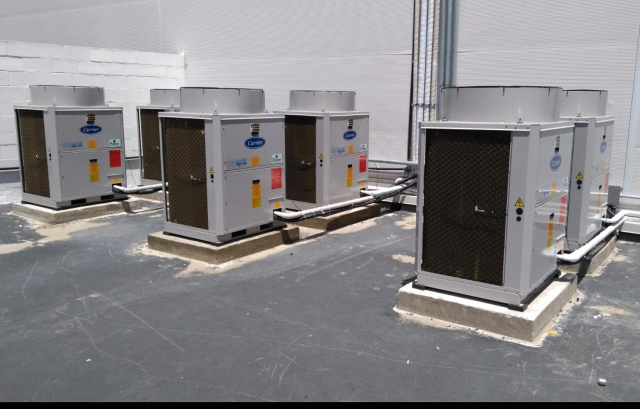
#> input picture tools/fotos-originais/p-hero-3-condensadoras-piso.jpg, 1280 x 817 px, given in place of logo-branca.png, which was not available (shown at 1/2 size)
$ python marca_dagua.py
#> lines starting #> are read from the running program, lines starting #| are printed output that depends on the picture; pictures that were not available may be replaced by others from this repository, and a replacement may not be noted
#!/usr/bin/env python3
"""Carimba a logo como marca d'água nas fotos do carrossel de equipamentos.

Lê os arquivos limpos de tools/fotos-originais/ e grava a versão carimbada
por cima do mesmo nome em assets/. Sempre parte do original, então dá pra
rodar de novo à vontade pra ajustar tamanho ou opacidade sem carimbar duas
vezes. Os originais ficam em tools/ de propósito: o Dockerfile copia só
*.html e assets/, então a foto sem marca não vai parar no ar.

    python3 tools/marca_dagua.py

O carrossel mostra a foto num card 4/3 com object-fit:cover, ou seja, boa
parte da foto original nunca aparece: as deitadas perdem as laterais, as em
pé perdem o topo e a base, e o quanto perde de cada lado sai do
object-position. A marca é posicionada dentro do que sobra, senão ela cai
justo no pedaço cortado.
"""

from pathlib import Path

from PIL import Image

RAIZ = Path(__file__).resolve().parent.parent
ORIGINAIS = RAIZ / "tools" / "fotos-originais"
DESTINO = RAIZ / "assets"
LOGO = RAIZ / "assets" / "logo-branca.png"

CARD = 4 / 3              # .card img { aspect-ratio:4/3 }
# Fotos que não vão pro card 4/3 da galeria: a mosaico de "Manutenção com
# medição" é 3/4 (.manut__fotos img { aspect-ratio:3/4 }). Sem isto o script
# calcularia a área visível como se fosse cortada em 4/3, e a marca cairia no
# lugar errado numa foto que na verdade aparece quase inteira.
CARD_POR_FOTO = {
    "p-manutencao-pressao-eletrica.jpg": 3 / 4,
    "p-manutencao-compressores.jpg": 3 / 4,
    "p-manutencao-temperatura-duto.jpg": 3 / 4,
    "p-manutencao-superaquecimento.jpg": 3 / 4,
    "p-manutencao-quadro-eletrico.jpg": 3 / 4,
}
ZOOM_HOVER = 1.02         # .card:hover img { transform: scale(1.02) }
LARGURA_MARCA = 0.22      # largura da logo, em fração da largura visível
# O respiro sai da MENOR dimensão visível, não da largura: numa foto deitada a
# largura é bem maior que a altura, e uma margem tirada dela deixava a marca
# colada na borda de baixo do card — de longe parecia cortada.
MARGEM = 0.09
OPACIDADE = 0.6
SOMBRA = 0.5              # sombra escura atrás, pra logo branca aguentar foto clara
QUALIDADE = 88

# Espelho do object-position de cada foto no CSS (as regras
# `.card img[src*="..."]` do index.html). Quem não está aqui é `center center`.
# Mudou lá, muda aqui: é esse valor que diz onde a marca não vai ser cortada.
POSICAO = {
    "p-dutos-galpao-2.jpg": (0.5, 0.30),
    "p-vrf-hitachi.jpg": (0.5, 0.45),
    "p-cassete-apartamento.jpg": (0.5, 0.30),
    "p-virotubo-loja.jpg": (0.5, 0.33),
    "p-dutos-isolamento.jpg": (0.60, 0.5),
    "p-cinesercla-plenum.jpg": (0.5, 0.35),
    "p-protecta-difusores.jpg": (0.5, 0.12),
    "p-hu-petrolina-dutos-isolados.jpg": (0.5, 0.15),
    "p-hu-petrolina-dutos-montagem.jpg": (0.5, 0.30),
    "p-protecta-tubulacao-lateral.jpg": (0.5, 0.50),
    "p-protecta-unidade-ar.jpg": (0.5, 0.60),
    "p-protecta-dutos-prumadas.jpg": (0.5, 0.40),
}

# Rodar o script recarimba todas de uma vez, sempre a partir do original limpo
# em tools/fotos-originais/ — nunca por cima de uma foto já carimbada.
FOTOS = [
    "p-dutos-galpao-2.jpg",
    "p-carrier-laje.jpg",
    # a mesma foto do 2º slide da hero, na obra 02 desde 01/10/2026
    "p-cinesercla-condensadoras-bases.jpg",
    # a foto do 1º slide da hero, na obra 03 (Feira de Santana): no card ela
    # precisa da marca no canto do recorte 4/3, não no da hero
    "p-cinesercla-feira-condensadoras.jpg",
    "p-vrf-hitachi.jpg",
    "p-selfcontained.jpg",
    "p-casa-de-maquinas.jpg",
    "p-condensadoras-laje.jpg",
    "p-cassete-apartamento.jpg",
    "p-virotubo-loja.jpg",
    "p-dutos-isolamento.jpg",
    "p-cinesercla-plenum.jpg",
    "p-thermomatic-climatizadores.jpg",
    "p-manutencao-pressao-eletrica.jpg",
    "p-manutencao-compressores.jpg",
    "p-manutencao-temperatura-duto.jpg",
    "p-manutencao-superaquecimento.jpg",
    # 01/10/2026: quinta foto da manutenção, segunda foto da Protecta e as
    # duas do Hospital HU (Petrolina)
    "p-manutencao-quadro-eletrico.jpg",
    "p-protecta-difusores.jpg",
    "p-hu-petrolina-dutos-isolados.jpg",
    "p-hu-petrolina-dutos-montagem.jpg",
    # mais cinco da Protecta (card 11), 01/10/2026
    "p-protecta-tubulacao.jpg",
    "p-protecta-tubulacao-lateral.jpg",
    "p-protecta-unidade-ar.jpg",
    "p-protecta-paineis-mpu.jpg",
    "p-protecta-dutos-prumadas.jpg",
]


def area_visivel(largura, altura, posicao=(0.5, 0.5), card=CARD):
    """Retângulo da foto que de fato aparece no card.

    O card é 4/3 com object-fit:cover (ou 3/4 na mosaico de manutenção,
    via `card=`): a foto cobre o card inteiro e o que não couber é cortado.
    Foto mais larga que o alvo perde as laterais, foto mais alta perde topo
    e base, e o object-position decide de que lado sai o corte. Desconta
    também a folga do zoom do hover, senão a marca encosta na borda quando o
    card cresce.
    """
    if largura / altura > card:       # deitada demais: corta as laterais
        vis_l, vis_a = altura * card, altura
    else:                             # em pé demais: corta topo e base
        vis_l, vis_a = largura, largura / card

    vis_l /= ZOOM_HOVER
    vis_a /= ZOOM_HOVER
    fx, fy = posicao
    return (
        round((largura - vis_l) * fx),
        round((altura - vis_a) * fy),
        round(vis_l),
        round(vis_a),
    )


def carimba(foto, logo, visivel=None, largura_marca=LARGURA_MARCA, margem_rel=MARGEM):
    """Grava a logo no canto inferior direito da área visível da foto."""
    x, y, vis_l, vis_a = visivel or (0, 0, foto.width, foto.height)

    marca_l = round(vis_l * largura_marca)
    marca_a = round(marca_l * logo.height / logo.width)
    marca = logo.resize((marca_l, marca_a), Image.LANCZOS)

    margem = round(min(vis_l, vis_a) * margem_rel)
    pos = (x + vis_l - marca_l - margem, y + vis_a - marca_a - margem)

    alfa = marca.getchannel("A")
    camada = Image.new("RGBA", foto.size, (0, 0, 0, 0))

    # sombra: a mesma silhueta em preto, deslocada 2px, pra marca não sumir
    # quando a foto atrás é clara (forro branco, laje ao sol)
    sombra = Image.new("RGBA", marca.size, (0, 0, 0, 0))
    sombra.putalpha(alfa.point(lambda p: round(p * SOMBRA)))
    camada.paste(sombra, (pos[0] + 2, pos[1] + 2), sombra)

    marca = marca.copy()
    marca.putalpha(alfa.point(lambda p: round(p * OPACIDADE)))
    camada.alpha_composite(marca, pos)

    saida = foto.convert("RGBA")
    saida.alpha_composite(camada)
    return saida.convert("RGB")


def main():
    logo = Image.open(LOGO).convert("RGBA")
    for nome in FOTOS:
        origem = ORIGINAIS / nome
        if not origem.exists():
            raise SystemExit(f"falta o original {origem}")
        foto = Image.open(origem).convert("RGB")
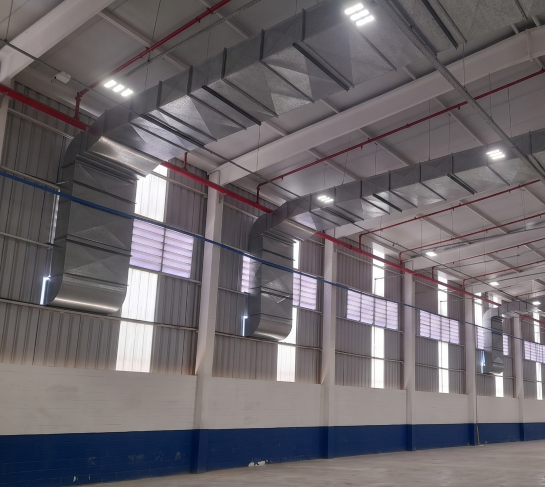
#> input picture tools/fotos-originais/p-dutos-galpao-2.jpg, 1090 x 974 px (shown at 1/2 size)
#> foto is the input picture: PIL image 1090x974 RGB; mean R, G, B 108.3, 102.7, 106.9
        visivel = area_visivel(
            *foto.size, POSICAO.get(nome, (0.5, 0.5)), card=CARD_POR_FOTO.get(nome, CARD)
        )
#> visivel = (11, 52, 1069, 801)
        carimba(foto, logo, visivel).save(
            DESTINO / nome, quality=QUALIDADE, optimize=True, progressive=True
        )
#> in carimba, `marca = logo.resize((marca_l, marca_a), Image.LANCZOS)`:
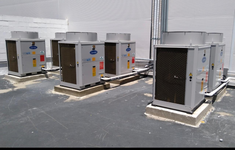
#> marca: PIL image 235x150 RGBA; mean R, G, B, A 135.3, 133.2, 135.3, 255
#> in carimba, `alfa = marca.getchannel("A")`: alfa: PIL image 235x150 L; every value is 255
#> in carimba, `camada = Image.new("RGBA", foto.size, (0, 0, 0, 0))`: camada: PIL image 1090x974 RGBA; every value is 0
#> in carimba, `sombra = Image.new("RGBA", marca.size, (0, 0, 0, 0))`: sombra: PIL image 235x150 RGBA; every value is 0
#> in carimba, `camada.paste(sombra, (pos[0] + 2, pos[1] + 2), sombra)`:
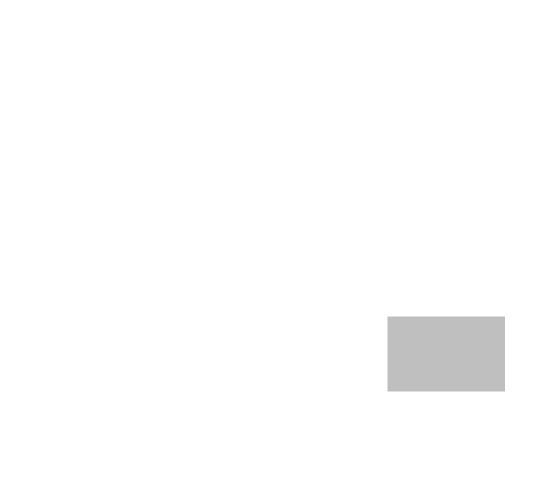
#> camada: PIL image 1090x974 RGBA (shown at 1/2 size); mean R, G, B, A 0, 0, 0, 2.1; transparent parts drawn white
#> in carimba, `marca.putalpha(alfa.point(lambda p: round(p * OPACIDADE)))`:
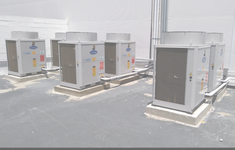
#> marca: PIL image 235x150 RGBA; mean R, G, B, A 135.3, 133.2, 135.3, 153; transparent parts drawn white
#> in carimba, `camada.alpha_composite(marca, pos)`:
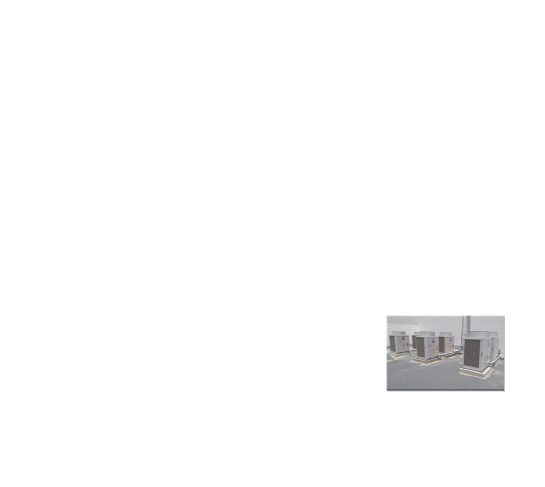
#> camada: PIL image 1090x974 RGBA (shown at 1/2 size); mean R, G, B, A 3.9, 3.8, 3.9, 6; transparent parts drawn white
        print(f"{nome}: {foto.width}x{foto.height} -> visivel {visivel}")
#| p-dutos-galpao-2.jpg: 1090x974 -> visivel (11, 52, 1069, 801)


if __name__ == "__main__":
#> (the run stopped early here; a loop or call above may not have finished)
